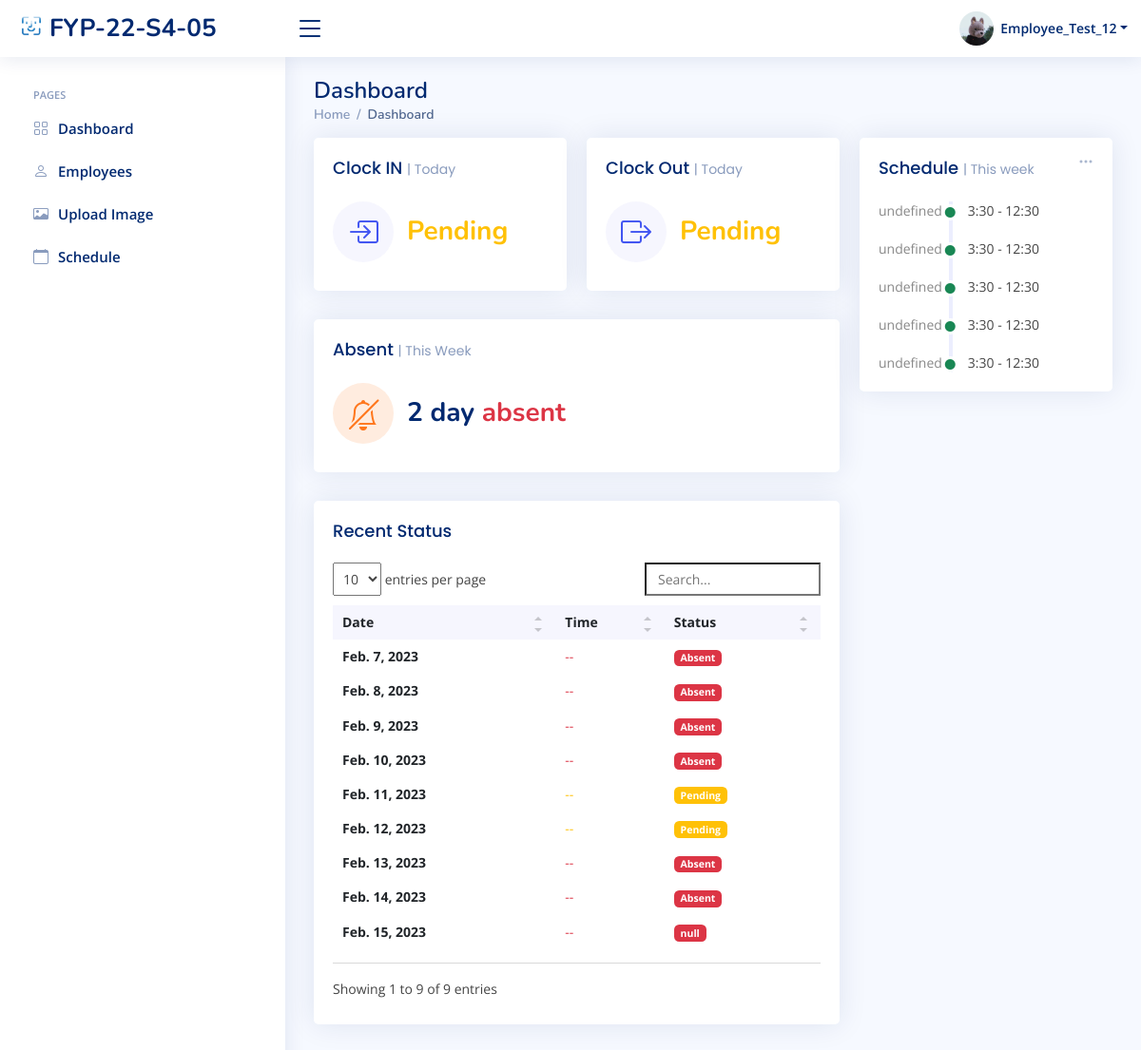
/sys_admin/home/ (signed in), run on the app's committed database.
### index/models.py (models this page shows, shortened)
class Employee(models.Model):
	Employee_ID = models.IntegerField(primary_key=True)
	Full_Name = models.CharField(max_length=100)
	Job_Title = models.CharField(max_length=100)
	Phone_Number = models.CharField(max_length=100)
	salt = models.CharField(max_length=50, null=True)
	Email_Address = models.EmailField()
	Role = models.ForeignKey(Role, on_delete=models.CASCADE)
	Profile_Image = models.ImageField(null=True,blank=True, upload_to='profile_pics/')
	Password = models.CharField(max_length=256)
	Start_Date = models.DateField(auto_now_add=True)

class WorkSchedule(models.Model):
	WorkSchedule_id = models.BigAutoField(primary_key=True)
	Employee = models.ForeignKey(Employee,on_delete=models.DO_NOTHING)
	InTime = models.TimeField(max_length=256, null=True, blank=True)
	OutTime = models.TimeField(max_length=256, null=True, blank=True)
	Mark = models.CharField(max_length=256,null=True)
	StartDate = models.DateField()
	StartTime = models.TimeField(null=True)
	EndTime = models.TimeField(null=True)
	class Meta:
		db_table = 'WorkSchedule'

### index/views/sys_admin.py (the view)
# urls.py: path('sys_admin/home/', sys_admin.sys_admin_home, name='sys_admin_home'),
def sys_admin_home(request):
	dt = datetime.strptime(currentDate, '%Y-%m-%d')
	start = dt - timedelta(days=dt.weekday())
	end = start + timedelta(days=6)
	startDate = start.strftime('%Y-%m-%d')
	endDate = end.strftime('%Y-%m-%d')
	if 'Employee_ID' in request.session:
		fourdates = date.today() - timedelta(days=4)
		currentEmployee = Employee.objects.get(Employee_ID=request.session['Employee_ID'])
		CheckIn = ''
		CheckOut = ''
		Marklist = ['off', 'mc']
		CheckValues = WorkSchedule.objects.filter(Employee_id=request.session['Employee_ID']).filter(
			StartDate=currentDate)
		if CheckValues.exists():
			AttenCheck = WorkSchedule.objects.get(Employee_id=request.session['Employee_ID'], StartDate=currentDate)
			if AttenCheck.Mark.lower() != 'off' or AttenCheck.Mark.lower() != 'mc':
				if AttenCheck.InTime is None and AttenCheck.OutTime is not None:
					CheckIn = "Pending"
					CheckOut = AttenCheck.OutTime
				elif AttenCheck.OutTime is None and AttenCheck.InTime is not None:
					CheckIn = AttenCheck.InTime
					CheckOut = "Pending"
				elif AttenCheck.InTime is None and AttenCheck.OutTime is None:
					CheckOut = "Pending"
					CheckIn = "Pending"
				else:
					CheckIn = AttenCheck.InTime
					CheckOut = AttenCheck.OutTime
			else:
				CheckIn = 'OFF'
				CheckOut = 'OFF'
		scheduleWeek = WorkSchedule.objects.filter(Employee_id=request.session['Employee_ID'], StartDate__lte=endDate,
												   StartDate__gte=startDate).exclude(Mark__in=Marklist).order_by('StartDate')
		CountAsent = WorkSchedule.objects.filter(Employee_id=request.session['Employee_ID'],
												 StartDate__lte=currentDate, StartDate__gte=startDate).filter(Mark='Absent').count()
		RecentData = WorkSchedule.objects.filter(Employee_id=request.session['Employee_ID'],
												 StartDate__lte=currentDate).exclude(Mark__in=Marklist).order_by("StartDate")
		context = {
			'Role': currentEmployee.Role.Role_ID,
			'Employee_ID': currentEmployee.Employee_ID,
			'Full_Name': currentEmployee.Full_Name,
			'Job_Title': currentEmployee.Job_Title,
			'PFP': currentEmployee.Profile_Image.url,
			'Redata': RecentData,
			'ScheduleWeek': scheduleWeek,
			'count':CountAsent,
			'CheckIn': CheckIn,
			'CheckOut': CheckOut,
		}
		return render(request, 'sys_admin/sys_admin_home.html', context)
	else:
		messages.error(request, 'Please login first')
		return redirect('login')

### templates/sys_admin/sys_admin_home.html (shortened to what this page needs)
{% extends "index/base.html" %}
{% load static %}
{% block content %}
{% include 'sys_admin/sys_admin_base.html'%}
  <main id="main" class="main">
    <div class="pagetitle">
      <h1>Dashboard</h1>
      <nav>
        <ol class="breadcrumb">
          <li class="breadcrumb-item"><a href="{% url 'sys_admin_home' %}">Home</a></li>
          <li class="breadcrumb-item active">Dashboard</li>
        </ol>
      </nav>
    </div>
    <section class="section dashboard">
      <div class="row">
        <div class="col-lg-8">
          <div class="row">
            <div class="col-xxl-4 col-md-6">
              <div class="card info-card sales-card">
                <div class="card-body">
                  <h5 class="card-title">Clock IN <span>| Today</span></h5>
                  <div class="d-flex align-items-center">
                    <div class="card-icon rounded-circle d-flex align-items-center justify-content-center">
                      <i class="bi bi-box-arrow-in-right"></i>
                    </div>
                    <div class="ps-3">
                      {% if CheckIn in 'Present'  %}
                     <h6 class="text-success">{{ CheckIn }}</h6>
                        {% elif CheckIn in 'Pending' %}
                         <h6 class="text-warning">{{ CheckIn }}</h6>
                         {% else %}
                         <h6 class="text-danger">{{ CheckIn }}</h6>
                        {% endif %}
                    </div>
                  </div>
                </div>
              </div>
            </div>
            <div class="col-xxl-4 col-md-6">
              <div class="card info-card sales-card">
                <div class="card-body">
                  <h5 class="card-title">Clock Out <span>| Today</span></h5>
                  <div class="d-flex align-items-center">
                    <div class="card-icon rounded-circle d-flex align-items-center justify-content-center">
                      <i class="bi bi-box-arrow-right"></i>
                    </div>
                    <div class="ps-3">
                      {% if Ad.Mark in 'Present' %}
                      <h6 class="text-success">{{ CheckOut }}</h6>
                     {% elif CheckOut in 'Pending' %}
                     <h6 class="text-warning">{{ CheckOut }}</h6>
                     {% else %}
                     <h6 class="text-danger">{{ CheckOut }}</h6>
                    {% endif %}
                    </div>
                  </div>
                </div>
              </div>
            </div>
            <div class="col-xxl-4 col-xl-12">
              <div class="card info-card customers-card">
                <div class="card-body">
                  <h5 class="card-title">Absent <span>| This Week</span></h5>
                  <div class="d-flex align-items-center">
                    <div class="card-icon rounded-circle d-flex align-items-center justify-content-center">
                      <i class="bi bi-bell-slash"></i>
                    </div>
                    <div class="ps-3">
                      <h6>{{ count}} day <span class="text-danger">absent</span></h6>
                    </div>
                  </div>
                </div>
              </div>
            </div>
            <div class="col-12">
              <div class="card recent-sales overflow-auto">
                <div class="card-body">
                  <h5 class="card-title">Recent Status</h5>
                  <table class="table table-borderless datatable">
                    <thead>
                      <tr>
                        <th scope="col">Date</th>
                        <th scope="col">Time</th>
                        <th scope="col">Status</th>
                      </tr>
                    </thead>
                    <tbody>
                      {% for Ad in Redata %}
                      <tr>
                        <th scope="row">{{ Ad.StartDate }}</th>
                        {% if Ad.Mark in 'Present' %}
                        <td><span class ="text-success">{{ Ad.InTime |date:"G:i" }}   --   {{ Ad.OutTime |date:"G:i" }}</span></td>
                        <td><span class="badge bg-success">{{ Ad.Mark }}</span></td>
                        {% elif Ad.Mark in 'Late' %}
                        <td><span class ="text-danger">{{ Ad.InTime |date:"G:i"}} </span>  --   {{ Ad.OutTime |date:"G:i"}}</td>
                        <td><span class="badge bg-success">{{ Ad.Mark }}</span></td>
                        {% elif Ad.Mark in 'leave early' %}
                        <td>{{ Ad.InTime|date:"G:i" }}   --   <span class ="text-danger">{{ Ad.OutTime |date:"G:i"}} </span></td>
                        <td><span class="badge bg-danger">{{ Ad.Mark }}</span></td>
                        {% elif Ad.Mark in 'Pending' %}
                        <td><span class="text-warning">{{ Ad.InTime|date:"G:i" }}   --   {{ Ad.OutTime |date:"G:i"}}</span></td>
                        <td><span class="badge bg-warning">{{ Ad.Mark }}</span></td>
                        {% else %}
                        <td><span class ="text-danger">{{ Ad.InTime |date:"G:i"}}   --   {{ Ad.OutTime |date:"G:i"}}</span></td>
                        <td><span class="badge bg-danger">{{ Ad.Mark }}</span></td>
                        {% endif %}
                      </tr>
                      {% endfor %}
                    </tbody>
                  </table>
                </div>
              </div>
            </div>
          </div>
        </div>
        <div class="col-lg-4">
          <div class="card">
            <div class="filter">
              <a class="icon" href="#" data-bs-toggle="dropdown"><i class="bi bi-three-dots"></i></a>
            </div>
            <div class="card-body">
              <h5 class="card-title">Schedule <span>| This week</span></h5>
              <div class="activity" id="activity">
               {% for Ad in ScheduleWeek %}
                <div class="activity-item d-flex">
                  <div class="activite-label week{{ forloop.counter }}" ></div>
                        <i class='bi bi-circle-fill activity-badge text-success align-self-start'></i>
                        <div class="activity-content">
                        {{ Ad.StartTime |date:"G:i"}} - {{ Ad.EndTime |date:"G:i"}} &#12288;
                            </div>
                </div>
                 {% endfor %}
              </div>
            </div>
          </div>
        </div>
      </div>
    </section>
  </main>
{% endblock content %}

### templates/sys_admin/sys_admin_base.html (shortened to what this page needs)
{% load static %}
  <header id="header" class="header fixed-top d-flex align-items-center">
    <div class="d-flex align-items-center justify-content-between">
      <a href="{% url 'sys_admin_home' %}" class="logo d-flex align-items-center">
        <img src="{% static 'assets/img/logo.png' %}" alt="">
        <span class="d-none d-lg-block">FYP-22-S4-05</span>
      </a>
      <i class="bi bi-list toggle-sidebar-btn"></i>
    </div>
    <nav class="header-nav ms-auto">
      <ul class="d-flex align-items-center">
        <li class="nav-item dropdown pe-3">
          <a class="nav-link nav-profile d-flex align-items-center pe-0" href="#" data-bs-toggle="dropdown">
            <img src="{{ PFP }}" alt="Profile" class="rounded-circle">
            <span class="d-none d-md-block dropdown-toggle ps-2">{{ Full_Name }}</span>
          </a>
        </li>
      </ul>
    </nav>
  </header>
  <aside id="sidebar" class="sidebar">
    <ul class="sidebar-nav" id="sidebar-nav">
      <li class="nav-heading">Pages</li>
      <li class="nav-item">
        <a class="nav-link collapsed" href="{% url 'sys_admin_home' %}">
          <i class="bi bi-grid"></i>
          <span>Dashboard</span>
        </a>
      </li>
      <li class="nav-item">
        <a class="nav-link collapsed" href="{% url 'sys_admin_view_employees' %}">
          <i class="bi bi-person"></i>
          <span>Employees</span>
        </a>
      </li>
      <li class="nav-item">
        <a class="nav-link collapsed" href="{% url 'sys_admin_upload_img' %}">
          <i class="bi bi-card-image"></i>
          <span>Upload Image</span>
        </a>
      </li>
      <li class="nav-item">
        <a class="nav-link collapsed" href="{% url 'sys_admin_schedule' %}">
          <i class="bi bi-calendar"></i>
          <span>Schedule</span>
        </a>
      </li>
  </aside>

### static/assets/css/style.css (style rules this page uses)
:root { scroll-behavior: smooth; }
body { font-family: "Open Sans", sans-serif; background: #f6f9ff; color: #444444; }
a { color: #4154f1; text-decoration: none; }
h1, h2, h3, h4, h5, h6 { font-family: "Nunito", sans-serif; }
#main { margin-top: 60px; padding: 20px 30px; transition: all 0.3s; }
.pagetitle { margin-bottom: 10px; }
.pagetitle h1 { font-size: 24px; margin-bottom: 0; font-weight: 600; color: #012970; }
.card { margin-bottom: 30px; border: none; border-radius: 5px; box-shadow: 0px 0 30px rgba(1, 41, 112, 0.1); }
.card-title { padding: 20px 0 15px 0; font-size: 18px; font-weight: 500; color: #012970; font-family: "Poppins", sans-serif; }
.card-title span { color: #899bbd; font-size: 14px; font-weight: 400; }
.card-body { padding: 0 20px 20px 20px; }
.breadcrumb { font-size: 14px; font-family: "Nunito", sans-serif; color: #899bbd; font-weight: 600; }
.breadcrumb a { color: #899bbd; transition: 0.3s; }
.breadcrumb .breadcrumb-item::before { color: #899bbd; }
.breadcrumb .active { color: #51678f; font-weight: 600; }
.logo { line-height: 1; }
@media (min-width: 1200px) { .logo { width: 280px; } }
.logo img { max-height: 26px; margin-right: 6px; }
.logo span { font-size: 26px; font-weight: 700; color: #012970; font-family: "Nunito", sans-serif; }
.header { transition: all 0.5s; z-index: 997; height: 60px; box-shadow: 0px 2px 20px rgba(1, 41, 112, 0.1); background-color: #fff; padding-left: 20px; }
.header .toggle-sidebar-btn { font-size: 32px; padding-left: 10px; cursor: pointer; color: #012970; }
.header-nav ul { list-style: none; }
.header-nav>ul { margin: 0; padding: 0; }
.header-nav .nav-profile { color: #012970; }
.header-nav .nav-profile img { max-height: 36px; }
.header-nav .nav-profile span { font-size: 14px; font-weight: 600; }
.sidebar { position: fixed; top: 60px; left: 0; bottom: 0; width: 300px; z-index: 996; transition: all 0.3s; padding: 20px; overflow-y: auto; scrollbar-width: thin; scrollbar-color: #aab7cf transparent; box-shadow: 0px 0px 20px rgba(1, 41, 112, 0.1); background-color: #fff; }
@media (min-width: 1200px) { #main, #footer { margin-left: 300px; } }
.sidebar-nav { padding: 0; margin: 0; list-style: none; }
.sidebar-nav li { padding: 0; margin: 0; list-style: none; }
.sidebar-nav .nav-item { margin-bottom: 5px; }
.sidebar-nav .nav-heading { font-size: 11px; text-transform: uppercase; color: #899bbd; font-weight: 600; margin: 10px 0 5px 15px; }
.sidebar-nav .nav-link { display: flex; align-items: center; font-size: 15px; font-weight: 600; color: #4154f1; transition: 0.3; background: #f6f9ff; padding: 10px 15px; border-radius: 4px; }
.sidebar-nav .nav-link i { font-size: 16px; margin-right: 10px; color: #4154f1; }
.sidebar-nav .nav-link.collapsed { color: #012970; background: #fff; }
.sidebar-nav .nav-link.collapsed i { color: #899bbd; }
.dashboard .filter { position: absolute; right: 0px; top: 15px; }
.dashboard .filter .icon { color: #aab7cf; padding-right: 20px; padding-bottom: 5px; transition: 0.3s; font-size: 16px; }
.dashboard .info-card { padding-bottom: 10px; }
.dashboard .info-card h6 { font-size: 28px; color: #012970; font-weight: 700; margin: 0; padding: 0; }
.dashboard .card-icon { font-size: 32px; line-height: 0; width: 64px; height: 64px; flex-shrink: 0; flex-grow: 0; }
.dashboard .sales-card .card-icon { color: #4154f1; background: #f6f6fe; }
.dashboard .customers-card .card-icon { color: #ff771d; background: #ffecdf; }
.dashboard .activity { font-size: 14px; }
.dashboard .activity .activity-item .activite-label { color: #888; position: relative; flex-shrink: 0; flex-grow: 0; min-width: 64px; }
.dashboard .activity .activity-item .activite-label::before { content: ""; position: absolute; right: -11px; width: 4px; top: 0; bottom: 0; background-color: #eceefe; }
.dashboard .activity .activity-item .activity-badge { margin-top: 3px; z-index: 1; font-size: 11px; line-height: 0; border-radius: 50%; flex-shrink: 0; border: 3px solid #fff; flex-grow: 0; }
.dashboard .activity .activity-item .activity-content { padding-left: 10px; padding-bottom: 20px; }
.dashboard .activity .activity-item:last-child .activity-content { padding-bottom: 0; }
.dashboard .recent-sales { font-size: 14px; }
.dashboard .recent-sales .table thead { background: #f6f6fe; }
.dashboard .recent-sales .table thead th { border: 0; }

### data on the page
Employee: Full_Name "Employee_Test_12"
WorkSchedule: StartDate "Feb. 7, 2023", Mark "Absent"
WorkSchedule: StartDate "Feb. 8, 2023", Mark "Absent"
WorkSchedule: StartDate "Feb. 9, 2023", Mark "Absent"
WorkSchedule: StartDate "Feb. 10, 2023", Mark "Absent"
WorkSchedule: StartDate "Feb. 11, 2023", Mark "Pending"
WorkSchedule: StartDate "Feb. 12, 2023", Mark "Pending"
WorkSchedule: StartDate "Feb. 13, 2023", Mark "Absent", StartTime "3:30", EndTime "12:30"
WorkSchedule: StartDate "Feb. 14, 2023", Mark "Absent", StartTime "3:30", EndTime "12:30"
WorkSchedule: StartDate "Feb. 15, 2023", Mark "null", StartTime "3:30", EndTime "12:30"
WorkSchedule: StartTime "3:30", EndTime "12:30"
WorkSchedule: StartTime "3:30", EndTime "12:30"

### other printed values
{{ CheckIn }} "Pending"
{{ CheckOut }} "Pending"
{{ count }} "2"
